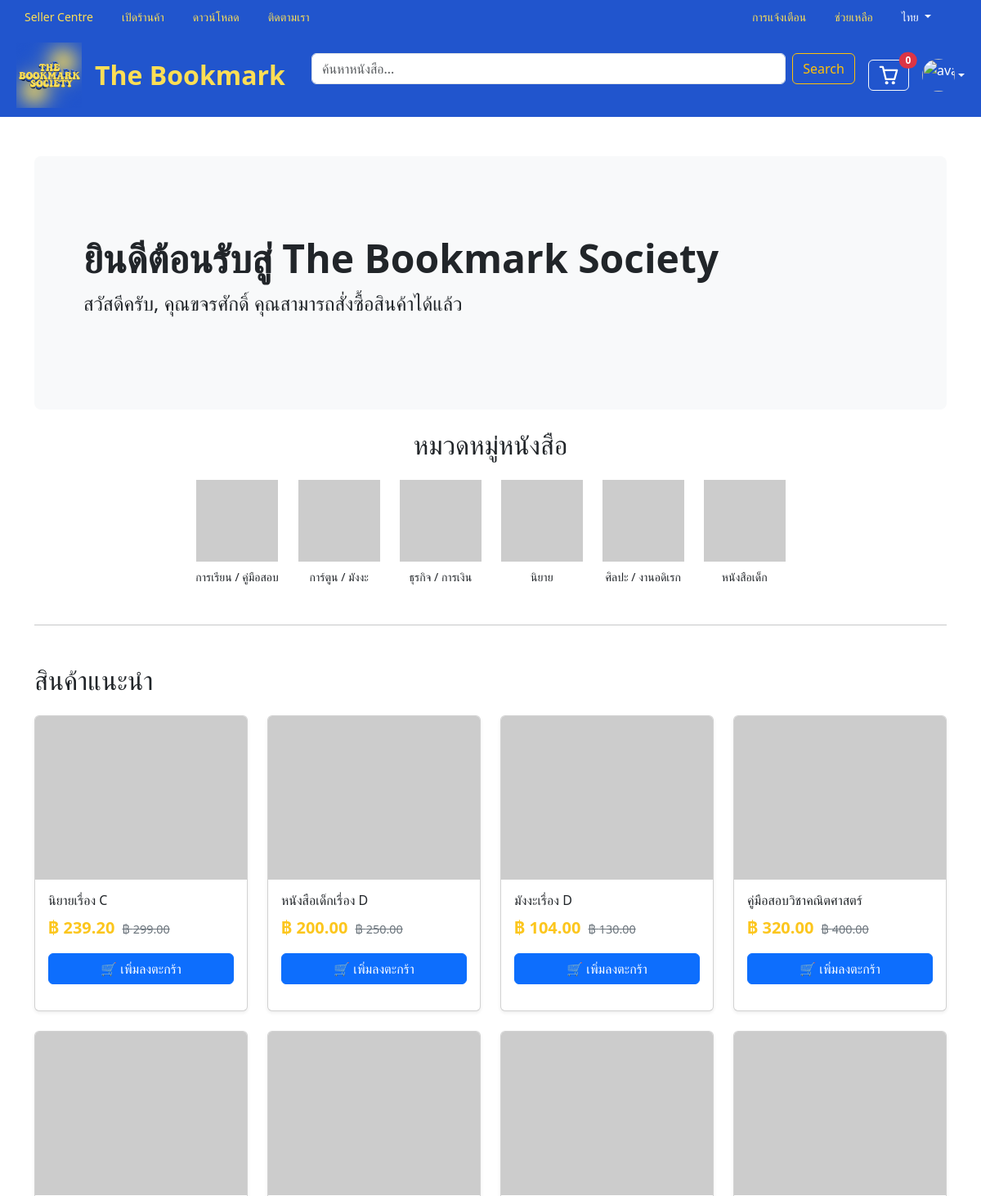
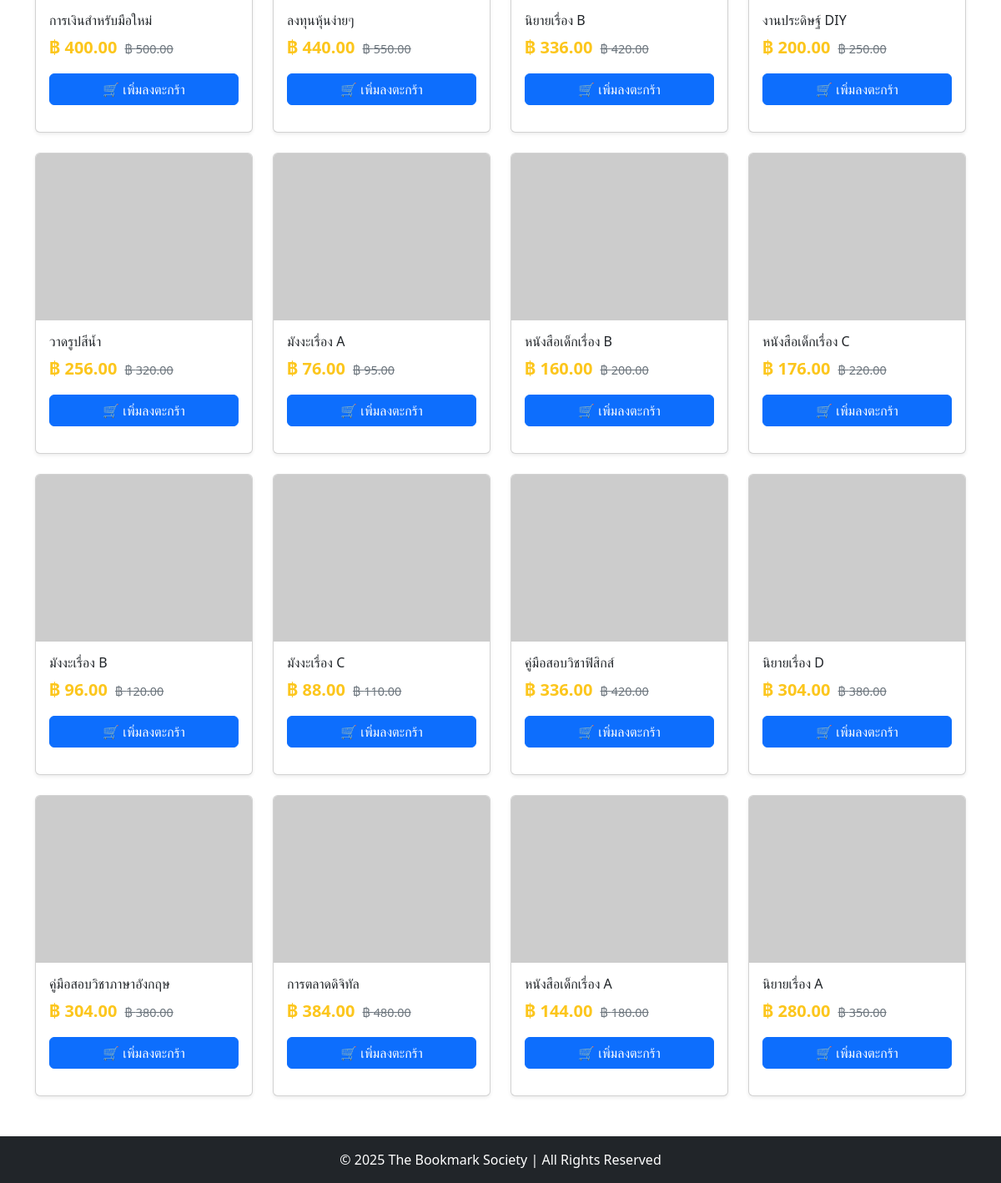
Screenshot of /pages/index.php (signed in) with the database file from the repository (2 pictures, top to bottom).
### tables this page shows
CREATE TABLE `categories` (
  `id` int(11) NOT NULL,
  `title` varchar(100) NOT NULL,
  `slug` varchar(100) NOT NULL,
  `parent_id` int(11) DEFAULT NULL,
  `created_at` timestamp NOT NULL DEFAULT current_timestamp(),
  `updated_at` timestamp NOT NULL DEFAULT current_timestamp() ON UPDATE current_timestamp()
);

CREATE TABLE `products` (
  `id` int(11) NOT NULL,
  `category_id` int(11) NOT NULL,
  `title` varchar(255) NOT NULL,
  `slug` varchar(255) NOT NULL,
  `description` text DEFAULT NULL,
  `author` varchar(255) DEFAULT NULL,
  `publisher` varchar(255) DEFAULT NULL,
  `price` decimal(10,2) NOT NULL,
  `stock` int(11) DEFAULT 0,
  `image_url` varchar(255) DEFAULT NULL,
  `created_at` timestamp NOT NULL DEFAULT current_timestamp(),
  `updated_at` timestamp NOT NULL DEFAULT current_timestamp() ON UPDATE current_timestamp()
);

### pages/categories.php (called while the page is built, shortened)
<?php
function getAllCategories($conn): array
{
    try {
        $result = mysqli_query($conn, 'SELECT id, title, slug FROM categories ORDER BY title ASC');
        $categories = [];
        if ($result) {
            while ($row = mysqli_fetch_assoc($result)) {
                $categories[] = $row;
            }
        } else {
            error_log("Category Query Error: " . mysqli_error($conn));
        }
        return $categories;
    } catch (\Throwable $e) {
        error_log("Category Fetch Error: " . $e->getMessage());
        return [];
    }
}

### pages/products.php (called while the page is built, shortened)
<?php
function getAllProducts($conn, $limit = null): array
{
    try {
        $sql = "
            SELECT
                p.id, p.title, p.slug, p.price, p.stock, p.image_url,
                c.title AS category_title, c.slug AS category_slug
            FROM
                products p
            INNER JOIN
                categories c ON p.category_id = c.id
            ORDER BY
                RAND() /* เพิ่มการสุ่มสินค้าที่นี่ */
        ";
        $result = mysqli_query($conn, $sql);
        $products = [];
        if ($result) {
            while ($row = mysqli_fetch_assoc($result)) {
                $products[] = $row;
            }
        } else {
            error_log("All Products Query Error: " . mysqli_error($conn));
        }
        return $products;
    } catch (\Throwable $e) {
        error_log("All Products Fetch Error: " . $e->getMessage());
        return [];
    }
}

### pages/index.php (the view, shortened to what this page needs)
<?php
include '../config/connectdb.php';
require_once 'categories.php';
require_once 'products.php';
$is_logged_in = isset($_SESSION['role']);
$categories = getAllCategories($conn);
if ($is_logged_in) {
    $products = getAllProducts($conn, null);
} else {
    $products = getAllProducts($conn, 12);
}
function getCategoryImageUrl(string $slug): string {
    return "https://picsum.photos/100/100?random=" . crc32($slug);
}
function getProductImageUrl(string $title): string {
    return "https://picsum.photos/300/200?random=" . crc32($title);
}
?>
<!doctype html>
<html lang="th">
<head>
    <link href="https://cdn.jsdelivr.net/npm/bootstrap@5.3.3/dist/css/bootstrap.min.css" rel="stylesheet">
</head>
<body>
<?php include '../includes/navbar.php'; ?>
<div class="container mt-5">
    <div class="p-5 mb-4 bg-light rounded-3">
        <div class="container-fluid py-5">
            <h1 class="display-5 fw-bold">ยินดีต้อนรับสู่ The Bookmark Society</h1>
            <p class="col-md-8 fs-4">
                <?php if ($is_logged_in): ?>
                    สวัสดีครับ, คุณ<?php echo htmlspecialchars($_SESSION['firstname']); ?> คุณสามารถสั่งซื้อสินค้าได้แล้ว
                <?php endif; ?>
            </p>
        </div>
    </div>
    <h2 class="text-center mb-4">หมวดหมู่หนังสือ</h2>
    <div class="row row-cols-auto justify-content-center g-4 mb-5">
        <?php if (!empty($categories)): ?>
            <?php foreach ($categories as $cat): ?>
                <div class="col text-center">
                    <a href="/category/<?= htmlspecialchars($cat['slug']) ?>" class="d-block text-decoration-none text-dark">
                        <img src="<?= getCategoryImageUrl($cat['slug']) ?>"
                             alt="<?= htmlspecialchars($cat['title']) ?>"
                             class="mb-2">
                        <small class="d-block"><?= htmlspecialchars($cat['title']) ?></small>
                    </a>
                </div>
            <?php endforeach; ?>
        <?php else: ?>
            <p class="text-center">ไม่พบหมวดหมู่</p>
        <?php endif; ?>
    </div>
    <hr class="my-5">
    <h2 class="mb-4">สินค้าแนะนำ</h2>
    <div class="row row-cols-1 row-cols-sm-2 row-cols-md-3 row-cols-lg-4 g-4 mb-5">
    <?php if (!empty($products)): ?>
        <?php foreach ($products as $product): ?>
            <div class="col">
                <div class="card product-card h-100 shadow-sm">
                    <img src="<?= getProductImageUrl($product['title']) ?>"
                         class="card-img-top"
                         alt="<?= htmlspecialchars($product['title']) ?>">
                    <div class="card-body">
                        <h5 class="card-title fs-6">
                            <a href="/product/<?= htmlspecialchars($product['slug']) ?>" class="text-decoration-none text-dark">
                                <?= htmlspecialchars($product['title']) ?>
                            </a>
                        </h5>
                        <div class="mt-2 mb-3">
                            <span class="product-price-new">฿ <?= number_format($product['price'] * 0.8, 2) ?></span>
                            <span class="product-price-old">฿ <?= number_format($product['price'], 2) ?></span>
                        </div>
                        <?php if ($is_logged_in): ?>
                            <form action="../cart/add.php" method="POST" class="d-grid gap-2">
                                <button type="submit" class="btn btn-primary">🛒 เพิ่มลงตะกร้า</button>
                            </form>
                        <?php else: ?>
                            <a href="../auth/login.php" class="btn btn-outline-primary d-grid gap-2">
                                ล็อกอินเพื่อสั่งซื้อ
                            </a>
                        <?php endif; ?>
                        </div>
                </div>
            </div>
        <?php endforeach; ?>
    <?php else: ?>
        <p>ไม่พบสินค้าในระบบ</p>
    <?php endif; ?>
</div>
</div>
<?php include '../includes/footer.php'; ?>
</body>
</html>

### pages/index.php (style rules this page uses)
.product-card .card-img-top { height: 200px; object-fit: cover; }
.product-price-new { font-size: 1.25em; font-weight: 700; color: #FCC61D; margin-right: 5px; }
.product-price-old { font-size: 0.9em; text-decoration: line-through; color: #6c757d; }
.card-body { position: relative; }

### rows the page displays
categories: title "การเรียน / คู่มือสอบ"
categories: title "การ์ตูน / มังงะ"
categories: title "ธุรกิจ / การเงิน"
categories: title "นิยาย"
categories: title "ศิลปะ / งานอดิเรก"
categories: title "หนังสือเด็ก"
products: title "นิยายเรื่อง C", $product['price']*0.8 "239.20", price "299.00"
products: title "หนังสือเด็กเรื่อง D", $product['price']*0.8 "200.00", price "250.00"
products: title "มังงะเรื่อง D", $product['price']*0.8 "104.00", price "130.00"
products: title "คู่มือสอบวิชาคณิตศาสตร์", $product['price']*0.8 "320.00", price "400.00"
products: title "การเงินสำหรับมือใหม่", $product['price']*0.8 "400.00", price "500.00"
products: title "ลงทุนหุ้นง่ายๆ", $product['price']*0.8 "440.00", price "550.00"
products: title "นิยายเรื่อง B", $product['price']*0.8 "336.00", price "420.00"
products: title "งานประดิษฐ์ DIY", $product['price']*0.8 "200.00", price "250.00"
products: title "วาดรูปสีน้ำ", $product['price']*0.8 "256.00", price "320.00"
products: title "มังงะเรื่อง A", $product['price']*0.8 "76.00", price "95.00"
products: title "หนังสือเด็กเรื่อง B", $product['price']*0.8 "160.00", price "200.00"
products: title "หนังสือเด็กเรื่อง C", $product['price']*0.8 "176.00", price "220.00"
products: title "มังงะเรื่อง B", $product['price']*0.8 "96.00", price "120.00"
products: title "มังงะเรื่อง C", $product['price']*0.8 "88.00", price "110.00"
products: title "คู่มือสอบวิชาฟิสิกส์", $product['price']*0.8 "336.00", price "420.00"
products: title "นิยายเรื่อง D", $product['price']*0.8 "304.00", price "380.00"
products: title "คู่มือสอบวิชาภาษาอังกฤษ", $product['price']*0.8 "304.00", price "380.00"
products: title "การตลาดดิจิทัล", $product['price']*0.8 "384.00", price "480.00"
products: title "หนังสือเด็กเรื่อง A", $product['price']*0.8 "144.00", price "180.00"
products: title "นิยายเรื่อง A", $product['price']*0.8 "280.00", price "350.00"

### other values shown
$cartCount "0"
$_SESSION['firstname'] "ขจรศักดิ์"
